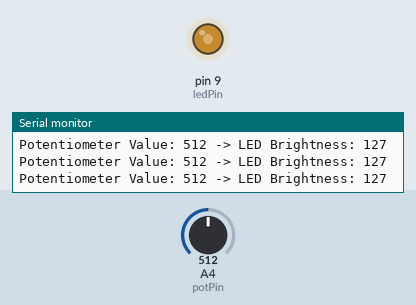
Recording of a sketch running on a simulated Arduino Uno, built with avr-gcc and run on an emulated ATmega328P. Shown: output pins drawn as LEDs (lit = HIGH), the last lines printed to the serial monitor. Inputs (shaded band) come from the test bench; at power-on: A4 (potPin) = 512.

Above: at 1.2 s.
1.3 s: A4 (potPin) set to 716
At 1.9 s:
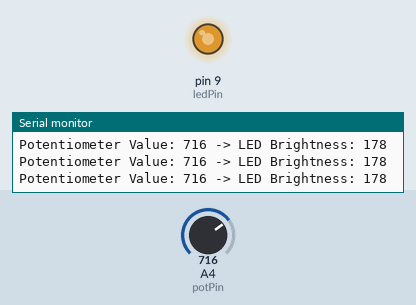
2.8 s: A4 (potPin) set to 900
At 3.5 s:
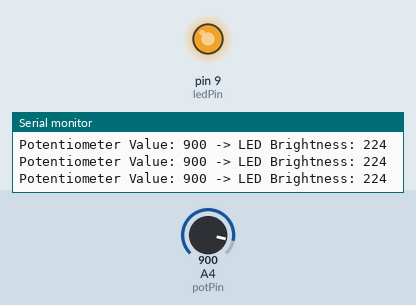
4.3 s: A4 (potPin) set to 415
At 5.1 s:
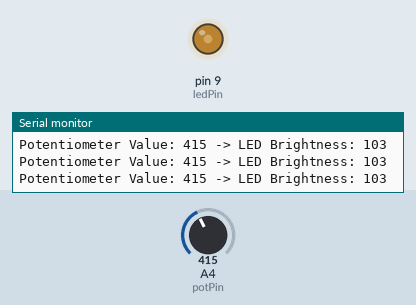
7.3 s: A4 (potPin) set to 390
At 8.3 s:
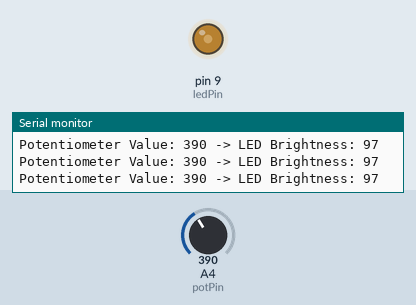
10.3 s: A4 (potPin) set to 122
At 11.4 s:
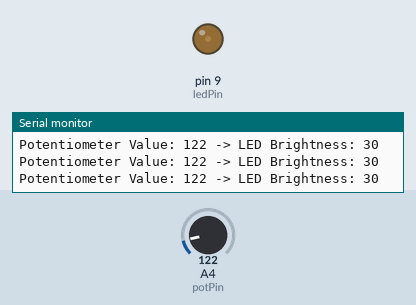
11.8 s: A4 (potPin) set to 511
At 13.0 s:
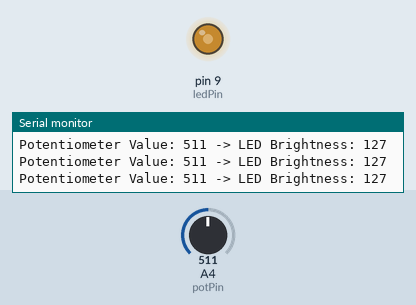
Timing chart, 0 to 14.3 s (numbered marks = the images above; inputs shaded):
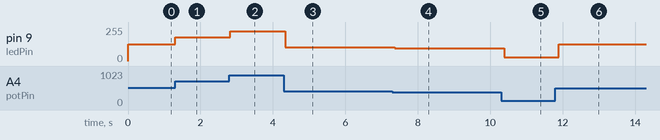

The sketch:

lab_7_pot_led_control.ino
```cpp
// Pin Definitions
int potPin = 4; // Analog pin connected to the potentiometer
int ledPin = 9; // PWM-enabled pin connected to the LED

void setup()
{
    pinMode(ledPin, OUTPUT); // Set the LED pin as output
    Serial.begin(9600);      // Initialize serial communication for debugging
}

void loop()
{
    int potValue = analogRead(potPin);                  // Read the potentiometer value (0-1023)
    int ledBrightness = map(potValue, 0, 1023, 0, 255); // Map value to PWM range (0-255)
    analogWrite(ledPin, ledBrightness);                 // Set LED brightness

    // Debugging: Print potentiometer value and corresponding LED brightness
    Serial.print("Potentiometer Value: ");
    Serial.print(potValue);
    Serial.print(" -> LED Brightness: ");
    Serial.println(ledBrightness);

    delay(100); // Small delay for smoother transition
}
```

Measured:
- after the input at 1.3 s, pin 9 (ledPin): 127/255 → 178/255 at once
- after the input at 2.8 s, pin 9 (ledPin): 178/255 → 224/255 at once
- after the input at 4.3 s, pin 9 (ledPin): 224/255 → 103/255 at once
- after the input at 7.3 s, pin 9 (ledPin): 103/255 → 97/255 after 0.06 s
- after the input at 10.3 s, pin 9 (ledPin): 97/255 → 30/255 after 0.08 s
- after the input at 11.8 s, pin 9 (ledPin): 30/255 → 127/255 after 0.09 s
